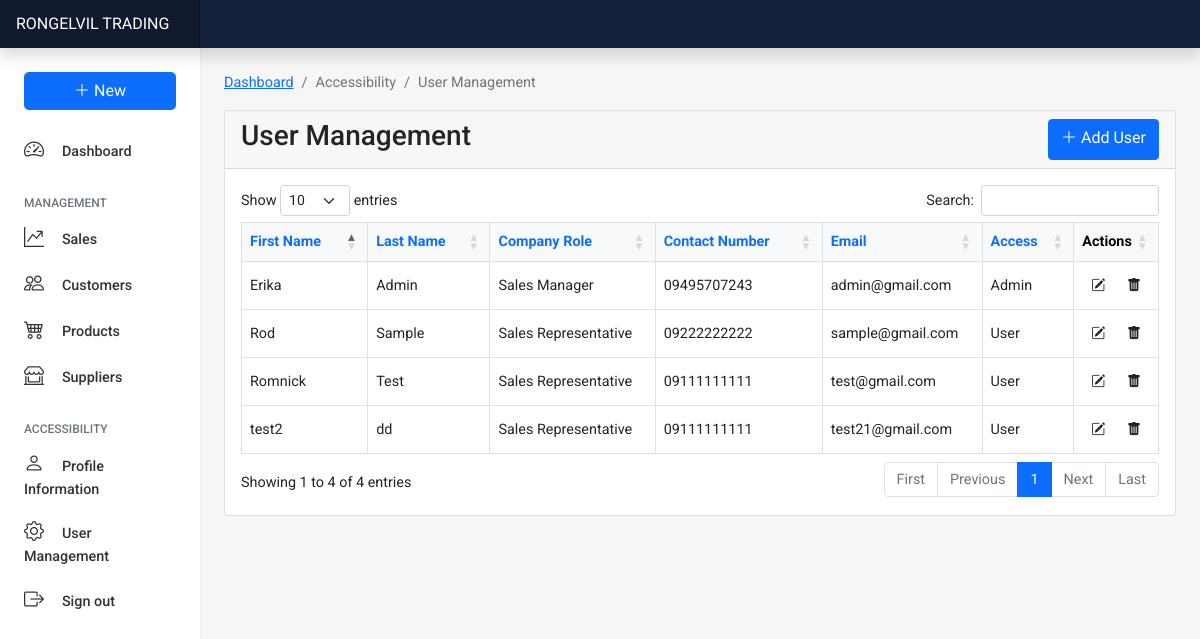
Screenshot of /admin/users.php (signed in) with the database file from the repository.
### tables this page shows
CREATE TABLE `register` (
  `register_id` int(11) NOT NULL AUTO_INCREMENT,
  `first_name` varchar(100) NOT NULL,
  `last_name` varchar(100) NOT NULL,
  `roles` varchar(100) NOT NULL,
  `contact` varchar(100) NOT NULL,
  `email` varchar(100) NOT NULL,
  `password` varchar(100) NOT NULL,
  `access` varchar(100) NOT NULL,
  `date_created` datetime NOT NULL DEFAULT CURRENT_TIMESTAMP,
  `date_updated` datetime NOT NULL DEFAULT CURRENT_TIMESTAMP ON UPDATE CURRENT_TIMESTAMP,
  PRIMARY KEY (`register_id`)
);

### admin/retrieve.php (called while the page is built, shortened)
<?php
require '../connection/database.php';
$sort = "ASC";
$column = "first_name";
$queryUsers = "SELECT * FROM register ORDER BY $column $sort";
$listusers = mysqli_query($connection, $queryUsers);
?>

### admin/users.php (the view, shortened to what this page needs)
<?php
if ($_SESSION["access"] == "Admin") {
    $isAdmin = true;
} else {
    header("Location: ../index.php");
    $isAdmin = false;
}
?>
<?php
require('./retrieve.php');
?>
<!DOCTYPE html>
<html lang="en">
<head>
    <link href="https://cdn.jsdelivr.net/npm/bootstrap@5.1.3/dist/css/bootstrap.min.css" rel="stylesheet">
    <link rel="stylesheet" href="https://cdn.jsdelivr.net/npm/bootstrap-icons@1.7.2/font/bootstrap-icons.css">
    <link rel="stylesheet" href="../style.css">
    <link rel="stylesheet" href="https://cdn.datatables.net/1.11.3/css/dataTables.bootstrap5.min.css">
</head>
<body>
    <header class="navbar navbar-dark sticky-top flex-md-nowrap p-0 shadow" style="background-color: #16213E;">
        <a class="navbar-brand col-md-3 col-lg-2 me-0 px-3" href="../../index.php">RONGELVIL TRADING</a>
    </header>
    <div class="container-fluid">
        <div class="row">
            <nav id="sidebarMenu" class="col-md-3 col-lg-2 d-md-block bg-white shadow-sm sidebar collapse">
                <div class="position-sticky pt-3 mx-2">
                    <ul class="nav flex-column">
                        <li class="nav-item">
                            <div class="btn-group nav-link" role="group">
                                <button id="btnGroupDrop1" type="button" class="btn btn-primary w-100 rounded-3" data-bs-toggle="dropdown" aria-expanded="false">
                                    <i class="bi bi-plus-lg"></i> New
                                </button>
                            </div>
                        </li>
                        <li class="nav-item">
                            <a class="nav-link active mt-2" aria-current="page" href="../index.php">
                                <i class="bi bi-speedometer2 fs-5"></i>&nbsp;&nbsp;&nbsp;&nbsp; Dashboard
                            </a>
                        </li>
                    </ul>
                    <h6 class="sidebar-heading d-flex justify-content-between align-items-center px-3 mt-4 mb-1 text-muted">
                        <span>Management</span>
                    </h6>
                    <ul class="nav flex-column">
                        <li class="nav-item">
                            <a class="nav-link" href="../manage/sales/sales.php">
                                <i class="bi bi-graph-up-arrow fs-5"></i>&nbsp;&nbsp;&nbsp;&nbsp; Sales
                            </a>
                        </li>
                        <li class="nav-item">
                            <a class="nav-link" href="../manage/customers/customer.php">
                                <i class="bi bi-people fs-5"></i>&nbsp;&nbsp;&nbsp;&nbsp; Customers
                            </a>
                        </li>
                        <li class="nav-item">
                            <a class="nav-link" href="../manage/products/product.php">
                                <i class="bi bi-cart4 fs-5"></i>&nbsp;&nbsp;&nbsp;&nbsp; Products
                            </a>
                        </li>
                        <li class="nav-item">
                            <a class="nav-link" href="../manage/suppliers/supplier.php">
                                <i class="bi bi-shop-window fs-5"></i>&nbsp;&nbsp;&nbsp;&nbsp; Suppliers
                            </a>
                        </li>
                    </ul>
                    <h6 class="sidebar-heading d-flex justify-content-between align-items-center px-3 mt-4 mb-1 text-muted">
                        <span>Accessibility</span>
                    </h6>
                    <ul class="nav flex-column mb-2">
                        <li class="nav-item">
                            <a class="nav-link" href="../access/profile.php">
                                <i class="bi bi-person fs-5"></i>&nbsp;&nbsp;&nbsp;&nbsp; Profile Information
                            </a>
                        </li>
                        <?php if ($isAdmin) { ?>
                            <li class="nav-item">
                                <a class="nav-link" href="./users.php">
                                    <i class="bi bi-gear fs-5"></i>&nbsp;&nbsp;&nbsp;&nbsp; User Management
                                </a>
                            </li>
                        <?php } ?>
                        <li class="nav-item">
                            <a class="nav-link" href="../auth/logout.php">
                                <i class="bi bi-box-arrow-right fs-5"></i>&nbsp;&nbsp;&nbsp;&nbsp; Sign out
                            </a>
                        </li>
                    </ul>
                </div>
            </nav>
            <main class="col-md-9 ms-sm-auto col-lg-10 px-md-4">
                <?php if ($isAdmin) { ?>
                    <div class="mt-4">
                        <div class="row">
                            <div class="col-lg-12">
                                <nav aria-label="breadcrumb">
                                    <ol class="breadcrumb">
                                        <li class="breadcrumb-item"><a href="../index.php">Dashboard</a></li>
                                        <li class="breadcrumb-item active" aria-current="page">Accessibility</li>
                                        <li class="breadcrumb-item active" aria-current="page">User Management</li>
                                    </ol>
                                </nav>
                            </div>
                        </div>
                        <div class="card">
                            <div class="card-header">
                                <div class="d-flex">
                                    <h3>User Management</h3>
                                    <a href="./createuser.php" class="btn btn-primary ms-auto"><i class="bi bi-plus-lg"></i> Add User</a>
                                </div>
                            </div>
                            <div class="card-body">
                                <div class="table-responsive">
                                    <table id="usertab" class="table table-bordered align-middle table-hover">
                                        <thead class="table-light">
                                            <th><a style="text-decoration: none;" href="?column=first_name&sort=<?php echo $sort ?>">First Name</a></th>
                                            <th><a style="text-decoration: none;" href="?column=last_name&sort=<?php echo $sort ?>">Last Name</a></th>
                                            <th><a style="text-decoration: none;" href="?column=roles&sort=<?php echo $sort ?>">Company Role</a></th>
                                            <th><a style="text-decoration: none;" href="?column=contact&sort=<?php echo $sort ?>">Contact Number</a></th>
                                            <th><a style="text-decoration: none;" href="?column=email&sort=<?php echo $sort ?>">Email</a></th>
                                            <th><a style="text-decoration: none;" href="?column=access&sort=<?php echo $sort ?>">Access</a></th>
                                            <th width="5%">Actions</th>
                                        </thead>
                                        <?php while ($row = mysqli_fetch_array($listusers)) {  ?>
                                            <tr>
                                                <td><?php echo $row['first_name'] ?></td>
                                                <td><?php echo $row['last_name'] ?></td>
                                                <td><?php echo $row['roles'] ?></td>
                                                <td><?php echo $row['contact'] ?></td>
                                                <td><?php echo $row['email'] ?></td>
                                                <td><?php echo $row['access'] ?></td>
                                                <td class="d-flex flex-row">
                                                    <form action="./update.php" method="post">
                                                        <button class="btn btn-sm btn-transparent" type="submit" value="edit" name="edit" data-bs-toggle="tooltip" data-bs-placement="top" title="Edit"><i class="bi bi-pencil-square"></i></button>
                                                    </form> &nbsp;
                                                    <form action="./delete.php" method="post">
                                                        <button class="btn btn-sm btn-transparent" type="submit" value="delete" name="delete" onclick="return confirm('Are you sure you want to delete this user?')" data-bs-toggle="tooltip" data-bs-placement="top" title="Delete"><i class="bi bi-trash-fill"></i></button>
                                                    </form>
                                                </td>
                                            </tr>
                                        <?php  } ?>
                                    </table>
                                </div>
                            </div>
                        </div>
                    </div>
                <?php } ?>
            </main>
        </div>
    </div>
</body>
</html>

### style.css (style rules this page uses)
* { font-family: "Roboto"; }
body { font-size: .9rem; background-color: #F6F6F6; }
.sidebar { position: fixed; top: 0; bottom: 0; left: 0; z-index: 100; padding: 48px 0 0; box-shadow: inset -1px 0 0 rgba(0, 0, 0, .1); }
.sidebar .nav-link { font-weight: 500; color: #333; }
.sidebar-heading { font-size: .75rem; text-transform: uppercase; }
.navbar-brand { padding-top: .75rem; padding-bottom: .75rem; font-size: 1rem; background-color: rgba(0, 0, 0, .25); box-shadow: inset -1px 0 0 rgba(0, 0, 0, .25); }

### admin/users.php (style rules this page uses)
* { font-family: "Roboto"; }

### rows the page displays
register: first_name "Erika", last_name "Admin", roles "Sales Manager", contact "09495707243", email "admin@gmail.com", access "Admin"
register: first_name "Rod", last_name "Sample", roles "Sales Representative", contact "09222222222", email "sample@gmail.com", access "User"
register: first_name "Romnick", last_name "Test", roles "Sales Representative", contact "09111111111", email "test@gmail.com", access "User"
register: first_name "test2", last_name "dd", roles "Sales Representative", contact "09111111111", email "test21@gmail.com", access "User"
